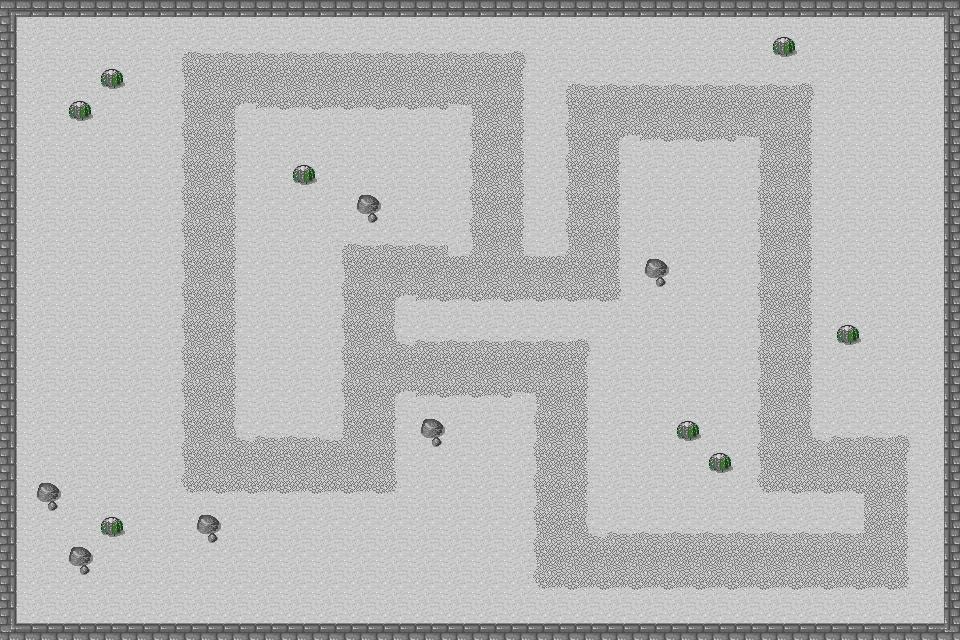

Below is a game level as drawn by its tile map, then a one-line description and the .tmx file that defines it, in full:
An orthogonal 30x20 tile map with 32x32 px tiles, 1 tile layer (Tile Layer 1) and 33 objects (18x Wall, 14x Road, Player).

<map version="1.2" tiledversion="1.2.3" orientation="orthogonal" renderorder="right-down" width="30" height="20" tilewidth="32" tileheight="32" infinite="0" nextlayerid="3" nextobjectid="55">
 <tileset firstgid="1" name="tmw_city_spacing" tilewidth="32" tileheight="32" spacing="1" margin="1" tilecount="48" columns="8">
  <image source="tmw_city_spacing.png" width="265" height="199" />
 </tileset>
 <layer id="1" name="Tile Layer 1" width="30" height="20">
  <data encoding="csv">
20,18,18,18,18,18,18,18,18,18,18,18,18,18,18,18,18,18,18,18,18,18,18,18,18,18,18,18,18,21,
11,30,30,30,30,6,7,7,7,7,7,7,7,7,7,7,8,30,30,30,30,30,30,30,31,30,30,30,30,9,
11,30,30,31,30,14,15,15,15,15,15,15,15,15,15,15,16,6,7,7,7,7,7,7,7,8,30,30,30,9,
11,30,31,30,30,14,15,4,23,23,23,23,23,23,5,15,16,14,15,15,15,15,15,15,15,16,30,30,30,9,
11,30,30,30,30,14,15,16,30,30,30,30,30,30,14,15,16,14,15,4,23,23,23,5,15,16,30,30,30,9,
11,30,30,30,30,14,15,16,30,31,30,30,30,30,14,15,16,14,15,16,30,30,30,14,15,16,30,30,30,9,
11,30,30,30,30,14,15,16,30,30,30,32,30,30,14,15,16,14,15,16,30,30,30,14,15,16,30,30,30,9,
11,30,30,30,30,14,15,16,30,30,6,7,7,7,14,15,16,14,15,16,30,30,30,14,15,16,30,30,30,9,
11,30,30,30,30,14,15,16,30,30,14,15,15,15,15,15,15,15,15,16,32,30,30,14,15,16,30,30,30,9,
11,30,30,30,30,14,15,16,30,30,14,15,4,23,23,23,23,23,23,24,30,30,30,14,15,16,30,30,30,9,
11,30,30,30,30,14,15,16,30,30,14,15,12,7,7,7,7,7,8,30,30,30,30,14,15,16,31,30,30,9,
11,30,30,30,30,14,15,16,30,30,14,15,15,15,15,15,15,15,16,30,30,30,30,14,15,16,30,30,30,9,
11,30,30,30,30,14,15,16,30,30,14,15,4,23,23,23,5,15,16,30,30,30,30,14,15,16,30,30,30,9,
11,30,30,30,30,14,15,12,7,7,13,15,16,32,30,30,14,15,16,30,30,31,30,14,15,12,7,7,8,9,
11,30,30,30,30,14,15,15,15,15,15,15,16,30,30,30,14,15,16,30,30,30,31,14,15,15,15,15,16,9,
11,32,30,30,30,22,23,23,23,23,23,23,24,30,30,30,14,15,16,30,30,30,30,22,23,23,23,15,16,9,
11,30,30,31,30,30,32,30,30,30,30,30,30,30,30,30,14,15,12,7,7,7,7,7,7,7,7,15,16,9,
11,30,32,30,30,30,30,30,30,30,30,30,30,30,30,30,14,15,15,15,15,15,15,15,15,15,15,15,16,9,
11,30,30,30,30,30,30,30,30,30,30,30,30,30,30,30,22,23,23,23,23,23,23,23,23,23,23,23,24,9,
28,2,2,2,2,2,2,2,2,2,2,2,2,2,2,2,2,2,2,2,2,2,2,2,2,2,2,2,2,29
</data>
 </layer>
 <objectgroup id="2" name="Object Layer 1">
  <object id="1" name="wall" type="Wall" x="0" y="0" width="960" height="16" />
  <object id="2" name="wall" type="Wall" x="0" y="624" width="960" height="16" />
  <object id="3" name="wall" type="Wall" x="0" y="8" width="16" height="616" />
  <object id="4" name="wall" type="Wall" x="944" y="24" width="16" height="600" />
  <object id="25" name="player" type="Player" x="448" y="264" width="20" height="20" />
  <object id="26" name="road" type="Road" x="184" y="56" width="336" height="48" />
  <object id="27" name="road" type="Road" x="184" y="440" width="208" height="48" />
  <object id="28" name="road" type="Road" x="392" y="344" width="144" height="48" />
  <object id="29" name="road" type="Road" x="344" y="248" width="272" height="48" />
  <object id="30" name="road" type="Road" x="536" y="536" width="328" height="48" />
  <object id="31" name="road" type="Road" x="568" y="88" width="240" height="48" />
  <object id="33" name="road" type="Road" x="184" y="104" width="48" height="336" />
  <object id="34" name="road" type="Road" x="344" y="296" width="48" height="144" />
  <object id="35" name="road" type="Road" x="472" y="104" width="48" height="144" />
  <object id="36" name="road" type="Road" x="568" y="136" width="48" height="112" />
  <object id="37" name="road" type="Road" x="536" y="344" width="48" height="192" />
  <object id="38" name="road" type="Road" x="760" y="136" width="48" height="352" />
  <object id="39" name="road" type="Road" x="858" y="442" width="48" height="144" />
  <object id="40" name="road" type="Road" x="808" y="440" width="56" height="48" />
  <object id="41" name="wall" type="Wall" x="38" y="484" width="24" height="24" />
  <object id="42" name="wall" type="Wall" x="69" y="549" width="24" height="24" />
  <object id="43" name="wall" type="Wall" x="196" y="517" width="24" height="24" />
  <object id="44" name="wall" type="Wall" x="421" y="420" width="24" height="24" />
  <object id="45" name="wall" type="Wall" x="709" y="450" width="24" height="24" />
  <object id="46" name="wall" type="Wall" x="676" y="419" width="24" height="24" />
  <object id="47" name="wall" type="Wall" x="836" y="323" width="24" height="24" />
  <object id="48" name="wall" type="Wall" x="100" y="515" width="24" height="24" />
  <object id="49" name="wall" type="Wall" x="356" y="196" width="24" height="24" />
  <object id="50" name="wall" type="Wall" x="293" y="163" width="24" height="24" />
  <object id="51" name="wall" type="Wall" x="100" y="66" width="24" height="24" />
  <object id="52" name="wall" type="Wall" x="64" y="96" width="24" height="24" />
  <object id="53" name="wall" type="Wall" x="646" y="260" width="24" height="24" />
  <object id="54" name="wall" type="Wall" x="773" y="35" width="24" height="24" />
 </objectgroup>
</map>